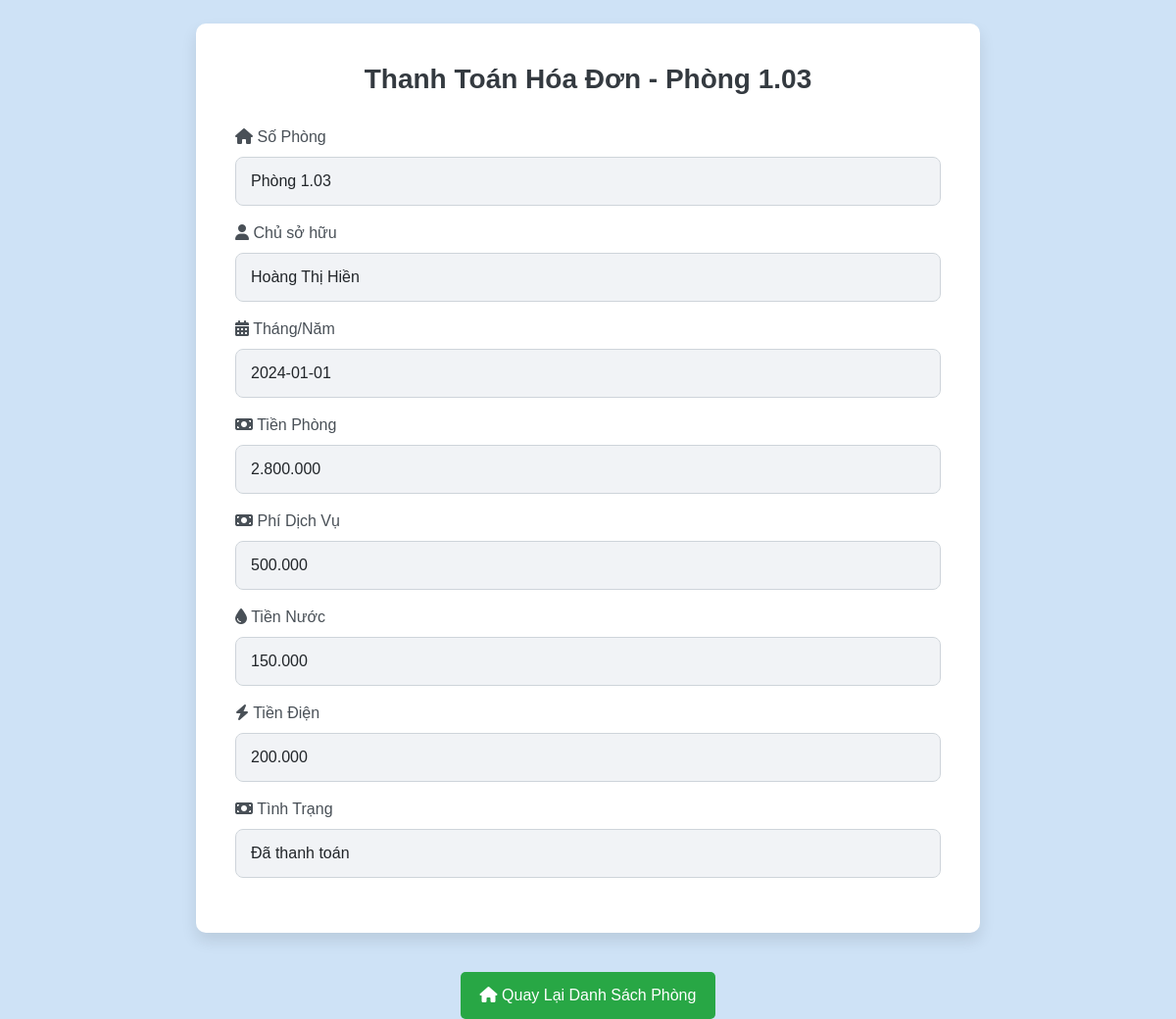
/quanlyhoadon/xemhoadon.php?id=3, run on the app's committed database.
### tables this page shows
CREATE TABLE `hoadon` (
  `id` int(11) NOT NULL,
  `so_phong` varchar(10) NOT NULL,
  `thang_nam` date NOT NULL,
  `so_nguoi_o` int(11) NOT NULL,
  `dia_chi` varchar(255) NOT NULL,
  `chu_so_huu` varchar(255) NOT NULL,
  `tien_phong` decimal(10,2) NOT NULL,
  `phi_dich_vu` decimal(10,2) NOT NULL,
  `tien_nuoc` decimal(10,2) NOT NULL,
  `tien_dien` decimal(10,2) NOT NULL,
  `tinh_trang` enum('Chưa thanh toán','Đã thanh toán') NOT NULL,
  `facility_id` int(11) DEFAULT NULL
);

### quanlyhoadon/xemhoadon.php (the view, shortened to what this page needs)
<?php
$servername = "localhost";
$username = "root";
$password = "";
$dbname = "baiTapLon";
$conn = new mysqli($servername, $username, $password, $dbname);
$id = isset($_GET['id']) ? $_GET['id'] : 0;
$sql = "SELECT * FROM hoadon WHERE id = $id";
$result = $conn->query($sql);
if ($result->num_rows > 0) {
    $row = $result->fetch_assoc();
} else {
    die("Không tìm thấy hóa đơn.");
}
?>
<!DOCTYPE html>
<html lang="vi">
<head>
    <link href="https://cdn.jsdelivr.net/npm/bootstrap@5.3.0/dist/css/bootstrap.min.css" rel="stylesheet">
    <link href="xemhoadon.css" rel="stylesheet">
    <link href="https://cdnjs.cloudflare.com/ajax/libs/font-awesome/6.5.1/css/all.min.css" rel="stylesheet">
</head>
<body>
    <div class="container mt-4">
        <h1 class="text-center">Thanh Toán Hóa Đơn - <?php echo $row['so_phong']; ?></h1>
        <form action="xu_ly_thanh_toan.php" method="POST">
            <div class="mb-3">
                <label for="so_phong" class="form-label"><i class="fa-solid fa-house"></i> Số Phòng</label>
                <input type="text" class="form-control" id="so_phong" name="so_phong" value="<?php echo $row['so_phong']; ?>" readonly>
            </div>
            <div class="mb-3">
                <label for="chu_so_huu" class="form-label"><i class="fa-solid fa-user"></i> Chủ sở hữu</label>
                <input type="text" class="form-control" id="chu_so_huu" name="chu_so_huu" value="<?php echo $row['chu_so_huu']; ?>" readonly>
            </div>
            <div class="mb-3">
                <label for="thang_nam" class="form-label"><i class="fa-solid fa-calendar-days"></i> Tháng/Năm</label>
                <input type="text" class="form-control" id="thang_nam" name="thang_nam" value="<?php echo $row['thang_nam']; ?>" readonly>
            </div>
            <div class="mb-3">
                <label for="tien_phong" class="form-label"><i class="fa-solid fa-money-bill"></i> Tiền Phòng</label>
                <input type="text" class="form-control" id="tien_phong" name="tien_phong" value="<?php echo number_format($row['tien_phong'], 0, ',', '.'); ?>" readonly>
            </div>
            <div class="mb-3">
                <label for="phi_dich_vu" class="form-label"><i class="fa-solid fa-money-bill"></i> Phí Dịch Vụ</label>
                <input type="text" class="form-control" id="phi_dich_vu" name="phi_dich_vu" value="<?php echo number_format($row['phi_dich_vu'], 0, ',', '.'); ?>" readonly>
            </div>
            <div class="mb-3">
                <label for="tien_nuoc" class="form-label"><i class="fa-solid fa-droplet"></i> Tiền Nước</label>
                <input type="text" class="form-control" id="tien_nuoc" name="tien_nuoc" value="<?php echo number_format($row['tien_nuoc'], 0, ',', '.'); ?>" readonly>
            </div>
            <div class="mb-3">
                <label for="tien_dien" class="form-label"><i class="fa-solid fa-bolt"></i> Tiền Điện</label>
                <input type="text" class="form-control" id="tien_dien" name="tien_dien" value="<?php echo number_format($row['tien_dien'], 0, ',', '.'); ?>" readonly>
            </div>
            <div class="mb-3">
                <label for="tinh_trang" class="form-label"><i class="fa-solid fa-money-bill"></i> Tình Trạng</label>
                <input type="text" class="form-control" id="tinh_trang" name="tinh_trang" value="<?php echo $row['tinh_trang']; ?>" readonly>
            </div>
        </form>
    </div>
<div class="text-center mt-3">
            <a href="danhsachphong.php" class=" btn-secondary"><i class="fa-solid fa-house"></i> Quay Lại Danh Sách Phòng</a>
        </div>
</body>
</html>

### quanlyhoadon/xemhoadon.css (style rules this page uses)
body { font-family: 'Arial', sans-serif; background-color: #cee2f6; color: #333; margin: 0; padding: 0; }
.container { background-color: #fff; padding: 40px; border-radius: 10px; box-shadow: 0 8px 16px rgba(0, 0, 0, 0.1); max-width: 800px; margin: 40px auto; }
h1 { font-size: 28px; color: #343a40; font-weight: 600; margin-bottom: 30px; text-align: center; }
.form-label { font-size: 16px; font-weight: 500; color: #495057; }
input.form-control { background-color: #f8f9fa; border: 1px solid #ced4da; border-radius: 8px; padding: 12px 15px; font-size: 16px; transition: all 0.3s ease; }
input[readonly] { background-color: #f1f3f6; cursor: not-allowed; }
.btn-secondary { background-color: #28a745; border-color: #28a745; padding: 12px 20px; border-radius: 5px; font-size: 16px; color: #fff; text-decoration: none; display: inline-block; transition: all 0.3s ease; }

### data on the page
hoadon: so_phong "Phòng 1.03", chu_so_huu "Hoàng Thị Hiền", thang_nam "2024-01-01", tien_phong "2.800.000", phi_dich_vu "500.000", tien_nuoc "150.000", tien_dien "200.000", tinh_trang "Đã thanh toán"
